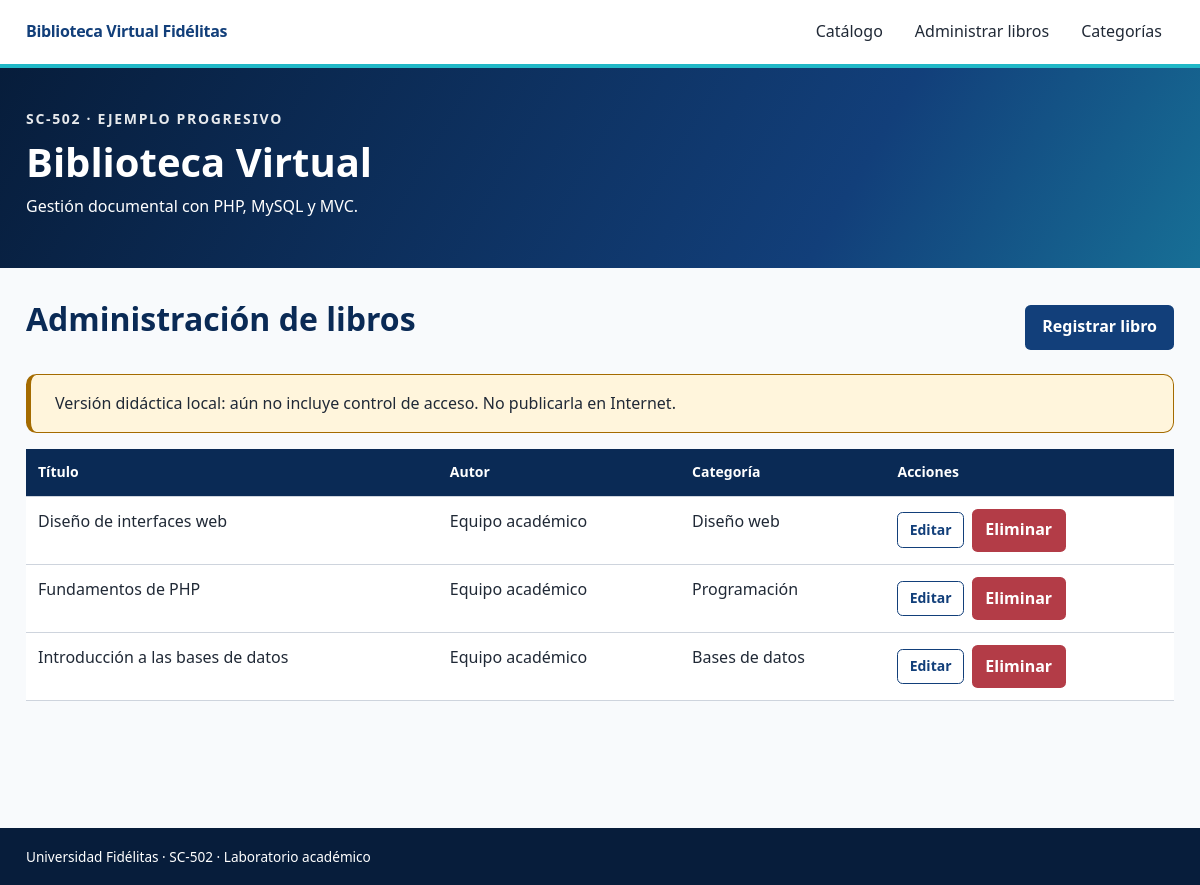
Screenshot of /proyecto/public/index.php?accion=administrar with the database file from the repository.
### tables this page shows
CREATE TABLE IF NOT EXISTS libros (
 id INT UNSIGNED AUTO_INCREMENT PRIMARY KEY,
 titulo VARCHAR(180) NOT NULL,
 autor VARCHAR(160) NOT NULL,
 resumen TEXT NOT NULL,
 categoria_id INT UNSIGNED NOT NULL,
 creado_en TIMESTAMP NOT NULL DEFAULT CURRENT_TIMESTAMP,
 CONSTRAINT fk_libro_categoria FOREIGN KEY (categoria_id) REFERENCES categorias(id)
    ON DELETE RESTRICT ON UPDATE CASCADE,
 INDEX idx_libros_titulo (titulo),
 INDEX idx_libros_autor (autor)
);

CREATE TABLE IF NOT EXISTS categorias (
 id INT UNSIGNED AUTO_INCREMENT PRIMARY KEY,
 nombre VARCHAR(100) NOT NULL UNIQUE,
 descripcion VARCHAR(300) NULL
);

### proyecto/app/Core/View.php (called while the page is built, shortened)
<?php
final class View
{
    public static function render(string $plantilla, array $datos = [],
        string $titulo = 'Biblioteca Virtual'): void
    {
        $base = dirname(__DIR__) . '/Views/';
        $ruta = $base . $plantilla . '.php';
        extract($datos, EXTR_SKIP);
        require $base . 'layouts/header.php';
        require $ruta;
        require $base . 'layouts/footer.php';
    }
}

### proyecto/app/Controllers/LibroController.php (called while the page is built, shortened)
<?php
final class LibroController
{
    private Libro $libros;
    public function __construct(private PDO $db)
    {
        $this->libros = new Libro($db);
    }
    public function administrar(): void
    {
        View::render('libros/administrar', ['libros' => $this->libros->listar()], 'Administración');
    }
}

### proyecto/public/index.php (called while the page is built, shortened)
<?php
spl_autoload_register(function(string $nombre): void {
    $ruta=dirname(__DIR__).'/app/'.str_replace('\\','/',substr($nombre,4)).'.php';
});
require dirname(__DIR__).'/app/Core/helpers.php';
try {
    (new \App\Core\Router(\App\Core\Database::conectar()))->ejecutar();
} catch (\App\Core\HttpException $ex) {
    $codigo=$ex->getCode();
    http_response_code(($codigo>=400 && $codigo<=599)?$codigo:400);
    \App\Core\View::render('errores/error',['encabezado'=>'Solicitud no completada',
        'mensaje'=>$ex->getMessage()],'Aviso');
} catch (\Throwable $ex) {
    error_log((string)$ex);
    http_response_code(503);
    \App\Core\View::render('errores/error',[
        'encabezado'=>'Servicio temporalmente no disponible',
        'mensaje' => 'No se pudo completar la solicitud. Revise la conexión PDO, '
            . 'los scripts SQL y los permisos del proyecto.',
    ],'Error');
}

### proyecto/app/Core/helpers.php (called while the page is built, shortened)
<?php
function e(mixed $valor): string {return htmlspecialchars((string)($valor??''),
    ENT_QUOTES|ENT_SUBSTITUTE,'UTF-8');}
function ruta(string $accion='catalogo',?int $id=null): string {
    $url='index.php?accion='.rawurlencode($accion);
    return $id===null?$url:$url.'&id='.$id;
}

### proyecto/app/Core/Procedimientos.php (called while the page is built, shortened)
<?php
final class Procedimientos
{
    public static function filas(PDO $db, string $nombre, array $parametros = []): array
    {
        $marcas = implode(',', array_fill(0, count($parametros), '?'));
        $consulta = $db->prepare('CALL ' . $nombre . '(' . $marcas . ')');
        $consulta->execute();
        try {
            return $consulta->fetchAll(PDO::FETCH_ASSOC);
        } finally {
            $consulta->closeCursor();
        }
    }
}

### proyecto/app/Models/Libro.php (called while the page is built, shortened)
<?php
final class Libro
{
    public function listar(): array
    {
        return Procedimientos::filas($this->db, 'sp_libro_listar');
    }
}

### proyecto/app/Views/libros/administrar.php (the view, shortened to what this page needs)
<div class="barra">
<h2>Administración de libros</h2>
<a class="btn btn-primary" href="<?=e(ruta('crear'))?>">Registrar libro</a>
</div>
<?php require dirname(__DIR__).'/layouts/aviso_no_auth.php'; ?>
<div class="tabla-externa">
<table>
<thead>
<tr>
<th>Título</th>
<th>Autor</th>
<th>Categoría</th>
<th>Acciones</th>
</tr>
</thead>
<tbody>
<?php foreach($libros as $l): ?><tr>
<td><?=e($l['titulo'])?></td>
<td><?=e($l['autor'])?></td>
<td><?=e($l['categoria'])?></td>
<td>
<div class="acciones-tabla">
<a class="btn btn-sm btn-outline" href="<?=e(ruta('editar',
    (int)$l['id']))?>">Editar</a>
<form method="post" action="<?=e(ruta('eliminar',
    (int)$l['id']))?>" onsubmit="return confirm('¿Eliminar el libro y su archivo asociado?')">
<button type="submit" class="boton-peligro">Eliminar</button>
</form>
</div>
</td>
</tr><?php endforeach; ?></tbody>
</table>
</div>

### proyecto/public/assets/css/ort-fidelitas.css (style rules this page uses)
:root { --fid-primary:#123f7a; --fid-primary-dark:#0a2a55; --fid-primary-deep:#071d3b; --fid-accent:#20b8c7; --fid-accent-dark:#158591; --fid-purple:#6c3aa6; --fid-magenta:#d83c87; --fid-yellow:#f2c319; --fid-white:#fff; --fid-black:#111827; --fid-gray-900:#202936; --fid-gray-700:#526072; --fid-gray-500:#8792a2; --fid-gray-300:#ced4dd; --fid-gray-100:#f1f4f7; --fid-gray-050:#f8fafc; --fid-success:#2e7b56; --fid-success-soft:#e8f5ee; --fid-warning:#a46b00; --fid-warning-soft:#fff5dc; --fid-danger:#b33c47; --fid-danger-soft:#fae9eb; --fid-info:#176f96; --fid-info-soft:#e7f4f9; --fid-before:#5265a8; --fid-before-soft:#edf0fb; --fid-during:#123f7a; --fid-during-soft:#eaf1f8; --fid-after:#278577; --fid-after-soft:#e7f5f2; --fid-font:"Segoe UI",Arial,Helvetica,sans-serif; --fid-mono:"Cascadia Code",Consolas,"Courier New",monospace; --fid-radius:.65rem; --fid-radius-sm:.35rem; --fid-radius-lg:1rem; --fid-pill:999px; --fid-border:1px solid var(--fid-gray-300); --fid-shadow-sm:0 2px 8px rgba(10,42,85,.08); --fid-shadow:0 8px 24px rgba(10,42,85,.12); --fid-container:1180px; }
*,*::before,*::after { box-sizing:border-box }
html { scroll-behavior:smooth; font-size:16px }
body { margin:0; min-height:100vh; font-family:var(--fid-font); line-height:1.6; color:var(--fid-gray-900); background:var(--fid-gray-050) }
button,input,select,textarea { font:inherit }
h1,h2,h3,h4,h5,h6 { margin:0 0 1rem; color:var(--fid-primary-dark); line-height:1.2; font-weight:700 }
h2 { font-size:clamp(1.65rem,4vw,2rem) }
a { color:var(--fid-primary); text-underline-offset:.15em }
.btn { display:inline-flex; align-items:center; justify-content:center; gap:.5rem; min-height:2.5rem; padding:.55rem 1rem; border:1px solid transparent; border-radius:var(--fid-radius-sm); font-weight:650; text-decoration:none; transition:180ms ease }
.btn-primary { background:var(--fid-primary); color:#fff }
.btn-outline { border-color:var(--fid-primary); background:transparent; color:var(--fid-primary) }
.btn-sm { min-height:2rem; padding:.35rem .7rem; font-size:.875rem }
form { width:100% }
table,.table { width:100%; border-collapse:collapse; background:#fff }
th,td { padding:.75rem; border-bottom:1px solid var(--fid-gray-300); text-align:left; vertical-align:top }
thead th { background:var(--fid-primary-dark); color:#fff; font-size:.875rem }

### proyecto/public/assets/css/biblioteca.css (style rules this page uses)
:root { --biblioteca-azul:#123f7a; --biblioteca-celeste:#20b8c7 }
.barra { display:flex; justify-content:space-between; align-items:center; gap:1rem; flex-wrap:wrap; margin-bottom:1.2rem }
.acciones-tabla { display:flex; gap:.5rem; flex-wrap:wrap; align-items:center }
.acciones-tabla form { display:inline; width:auto }
.boton-peligro { background:#b33c47; border:0; color:#fff; border-radius:.35rem; padding:.55rem .85rem; cursor:pointer; font-weight:700 }
.tabla-externa { overflow-x:auto }
.tabla-externa table { min-width:660px }

### rows the page displays
libros: titulo "Diseño de interfaces web", autor "Equipo académico", categoria.nombre "Diseño web"
libros: titulo "Fundamentos de PHP", autor "Equipo académico", categoria.nombre "Programación"
libros: titulo "Introducción a las bases de datos", autor "Equipo académico", categoria.nombre "Bases de datos"
